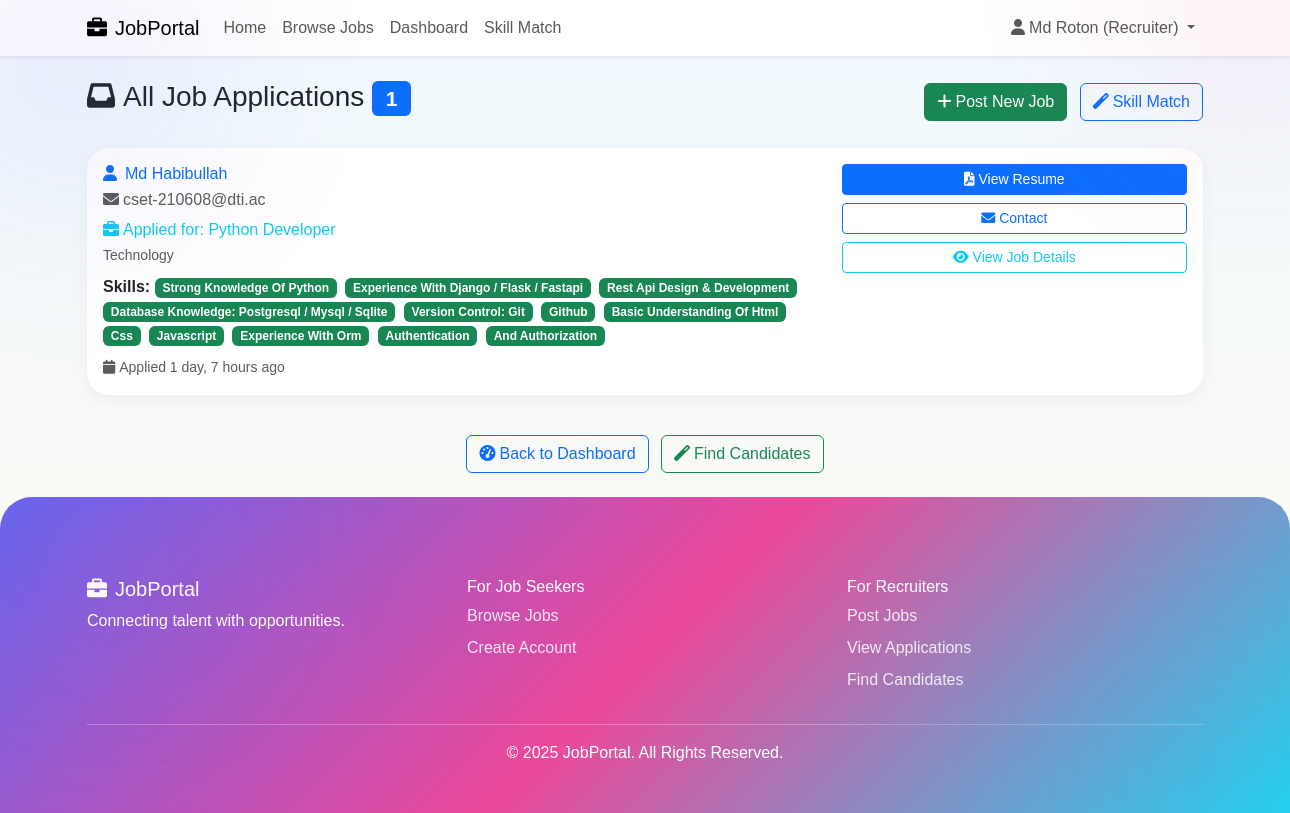
Screenshot of /job-applications/ (signed in) with the database file from the repository.
### job_manage_app/models.py (models this page shows, shortened)
class UserProfile(models.Model):
    USER_TYPES = [
        ('recruiter', 'Recruiter'),
        ('jobseeker', 'Job Seeker'),
    ]
    user = models.OneToOneField(User, on_delete=models.CASCADE)
    display_name = models.CharField(max_length=100)
    user_type = models.CharField(max_length=20, choices=USER_TYPES)
    company_name = models.CharField(max_length=200, blank=True, null=True)
    company_description = models.TextField(blank=True, null=True)
    company_website = models.URLField(blank=True, null=True)
    skills = models.TextField(blank=True, null=True, help_text="Enter skills separated by commas")
    resume = models.FileField(
        upload_to='resumes/',
        blank=True,
        null=True,
        validators=[FileExtensionValidator(allowed_extensions=['pdf', 'doc', 'docx'])]
    )
    created_at = models.DateTimeField(auto_now_add=True)
    updated_at = models.DateTimeField(auto_now=True)
    def get_skills_list(self):
        if self.skills:
            return [skill.strip().lower() for skill in self.skills.split(',')]
        return []

class JobApplication(models.Model):
    job = models.ForeignKey(Job, on_delete=models.CASCADE)
    applicant = models.ForeignKey(UserProfile, on_delete=models.CASCADE, limit_choices_to={'user_type': 'jobseeker'})
    applied_at = models.DateTimeField(auto_now_add=True)
    class Meta:
        unique_together = ['job', 'applicant']

class Job(models.Model):
    CATEGORY_CHOICES = [
        ('technology', 'Technology'),
        ('finance', 'Finance'),
        ('healthcare', 'Healthcare'),
        ('education', 'Education'),
        ('marketing', 'Marketing'),
        ('sales', 'Sales'),
        ('other', 'Other'),
    ]
    recruiter = models.ForeignKey(UserProfile, on_delete=models.CASCADE, limit_choices_to={'user_type': 'recruiter'})
    title = models.CharField(max_length=200)
    number_of_openings = models.PositiveIntegerField()
    category = models.CharField(max_length=50, choices=CATEGORY_CHOICES)
    description = models.TextField()
    required_skills = models.TextField(help_text="Enter required skills separated by commas")
    created_at = models.DateTimeField(auto_now_add=True)
    updated_at = models.DateTimeField(auto_now=True)
    def get_required_skills_list(self):
        if self.required_skills:
            return [skill.strip().lower() for skill in self.required_skills.split(',')]
        return []

### job_manage_app/views.py (the view)
# urls.py: path('job-applications/', views.job_applications, name='all_applications'),
@login_required
def job_applications(request, job_id=None):
    try:
        profile = request.user.userprofile
        if profile.user_type != 'recruiter':
            messages.error(request, 'Only recruiters can view job applications.')
            return redirect('dashboard')
    except UserProfile.DoesNotExist:
        messages.error(request, 'Please complete your profile first.')
        return redirect('profile')
    if job_id:
        job = get_object_or_404(Job, id=job_id, recruiter=profile)
        applications = JobApplication.objects.filter(job=job).order_by('-applied_at')
        context = {
            'job': job,
            'applications': applications,
            'profile': profile
        }
        return render(request, 'jobportal/job_applications.html', context)
    else:
        recruiter_jobs = Job.objects.filter(recruiter=profile)
        applications = JobApplication.objects.filter(job__in=recruiter_jobs).order_by('-applied_at')
        context = {
            'applications': applications,
            'profile': profile,
            'recruiter_jobs': recruiter_jobs
        }
        return render(request, 'jobportal/all_applications.html', context)

### job_manage_app/templates/jobportal/all_applications.html (shortened to what this page needs)
{% extends 'base.html' %}
{% block content %}
<div class="row">
    <div class="col-12">
        <div class="d-flex justify-content-between align-items-center mb-4">
            <h3>
                <i class="fas fa-inbox me-2"></i>All Job Applications
                <span class="badge bg-primary">{{ applications.count }}</span>
            </h3>
            <div>
                <a href="{% url 'post_job' %}" class="btn btn-success me-2">
                    <i class="fas fa-plus me-1"></i>Post New Job
                </a>
                <a href="{% url 'skill_match' %}" class="btn btn-outline-primary">
                    <i class="fas fa-magic me-1"></i>Skill Match
                </a>
            </div>
        </div>
    </div>
</div>
<div class="row">
    <div class="col-12">
        {% if applications %}
            {% for application in applications %}
                <div class="card mb-3">
                    <div class="card-body">
                        <div class="row">
                            <div class="col-md-8">
                                <div class="d-flex justify-content-between align-items-start mb-2">
                                    <div>
                                        <h6 class="text-primary mb-1">
                                            <i class="fas fa-user me-2"></i>{{ application.applicant.display_name }}
                                        </h6>
                                        <p class="text-muted mb-0">
                                            <i class="fas fa-envelope me-1"></i>{{ application.applicant.user.email }}
                                        </p>
                                    </div>
                                </div>
                                <div class="mb-2">
                                    <h6 class="text-info mb-1">
                                        <i class="fas fa-briefcase me-1"></i>Applied for: {{ application.job.title }}
                                    </h6>
                                    <small class="text-muted">{{ application.job.get_category_display }}</small>
                                </div>
                                {% if application.applicant.skills %}
                                    <div class="mb-2">
                                        <strong>Skills:</strong>
                                        {% for skill in application.applicant.get_skills_list %}
                                            {% if skill in application.job.get_required_skills_list %}
                                                <span class="badge bg-success me-1">{{ skill|title }}</span>
                                            {% else %}
                                                <span class="badge bg-secondary me-1">{{ skill|title }}</span>
                                            {% endif %}
                                        {% endfor %}
                                    </div>
                                {% endif %}
                                <small class="text-muted">
                                    <i class="fas fa-calendar me-1"></i>Applied {{ application.applied_at|timesince }} ago
                                </small>
                            </div>
                            <div class="col-md-4 text-md-end">
                                <div class="d-grid gap-2">
                                    {% if application.applicant.resume %}
                                        <a href="{{ application.applicant.resume.url }}" target="_blank" class="btn btn-primary btn-sm">
                                            <i class="fas fa-file-pdf me-1"></i>View Resume
                                        </a>
                                    {% else %}
                                        <button class="btn btn-outline-secondary btn-sm" disabled>
                                            <i class="fas fa-file-pdf me-1"></i>No Resume
                                        </button>
                                    {% endif %}
                                    <a href="mailto:{{ application.applicant.user.email }}?subject=Re: {{ application.job.title }} Application" class="btn btn-outline-primary btn-sm">
                                        <i class="fas fa-envelope me-1"></i>Contact
                                    </a>
                                    <a href="{% url 'job_applications' application.job.id %}" class="btn btn-outline-info btn-sm">
                                        <i class="fas fa-eye me-1"></i>View Job Details
                                    </a>
                                </div>
                            </div>
                        </div>
                    </div>
                </div>
            {% endfor %}
        {% endif %}
    </div>
</div>
<div class="text-center mt-4">
    <a href="{% url 'dashboard' %}" class="btn btn-outline-primary me-2">
        <i class="fas fa-tachometer-alt me-1"></i>Back to Dashboard
    </a>
    <a href="{% url 'skill_match' %}" class="btn btn-outline-success">
        <i class="fas fa-magic me-1"></i>Find Candidates
    </a>
</div>
{% endblock %}

### job_manage_app/templates/base.html (shortened to what this page needs)
<!DOCTYPE html>
<html lang="en">
<head>
    <link href="https://cdn.jsdelivr.net/npm/bootstrap@5.3.0/dist/css/bootstrap.min.css" rel="stylesheet">
    <link href="https://cdnjs.cloudflare.com/ajax/libs/font-awesome/6.0.0/css/all.min.css" rel="stylesheet">
    <link href="https://cdn.jsdelivr.net/npm/aos@2.3.4/dist/aos.css" rel="stylesheet">
</head>
<body>
    <nav class="navbar navbar-expand-lg navbar-light bg-white shadow-sm">
        <div class="container">
            <a class="navbar-brand" href="{% url 'home' %}">
                <i class="fas fa-briefcase me-2"></i>JobPortal
            </a>
            <div class="collapse navbar-collapse" id="navbarNav">
                <ul class="navbar-nav me-auto">
                    <li class="nav-item"><a class="nav-link" href="{% url 'home' %}">Home</a></li>
                    <li class="nav-item"><a class="nav-link" href="{% url 'job_list' %}">Browse Jobs</a></li>
                    {% if user.is_authenticated %}
                        <li class="nav-item"><a class="nav-link" href="{% url 'dashboard' %}">Dashboard</a></li>
                        <li class="nav-item"><a class="nav-link" href="{% url 'skill_match' %}">Skill Match</a></li>
                    {% endif %}
                </ul>
                <ul class="navbar-nav">
                    {% if user.is_authenticated %}
                    <li class="nav-item dropdown">
                        <a class="nav-link dropdown-toggle" href="#" data-bs-toggle="dropdown">
                            <i class="fas fa-user me-1"></i>{{ user.userprofile.display_name|default:user.username }}
                        </a>
                    </li>
                    {% else %}
                        <li class="nav-item"><a class="nav-link" href="{% url 'login' %}">Login</a></li>
                        <li class="nav-item"><a class="btn btn-primary ms-2" href="{% url 'register' %}">Register</a></li>
                    {% endif %}
                </ul>
            </div>
        </div>
        <div class="floating-circle" style="width:300px;height:300px;background:rgba(99,102,241,0.3);top:-80px;left:-80px;"></div>
        <div class="floating-circle" style="width:250px;height:250px;background:rgba(236,72,153,0.3);bottom:-80px;right:-80px;"></div>
    </nav>
    <main class="container my-4">
        {% block content %}{% endblock %}
    </main>
    <footer>
        <div class="footer-circle" style="width:300px;height:300px;background:rgba(236,72,153,0.25);top:-90px;left:-40px;"></div>
        <div class="footer-circle" style="width:250px;height:250px;background:rgba(99,102,241,0.25);bottom:-90px;right:-40px;"></div>
        <div class="container">
            <div class="row mb-4">
                <div class="col-md-4">
                    <h5><i class="fas fa-briefcase me-2"></i>JobPortal</h5>
                    <p>Connecting talent with opportunities.</p>
                </div>
                <div class="col-md-4">
                    <h6>For Job Seekers</h6>
                    <a href="{% url 'job_list' %}" class="footer-link">Browse Jobs</a>
                    {% if user.is_authenticated and user.userprofile.user_type == 'jobseeker' %}
                        <a href="{% url 'my_applications' %}" class="footer-link">My Applications</a>
                        <a href="{% url 'skill_match' %}" class="footer-link">Skill Matching</a>
                    {% else %}
                        <a href="{% url 'register' %}" class="footer-link">Create Account</a>
                    {% endif %}
                </div>
                <div class="col-md-4">
                    <h6>For Recruiters</h6>
                    {% if user.is_authenticated and user.userprofile.user_type == 'recruiter' %}
                        <a href="{% url 'post_job' %}" class="footer-link">Post Jobs</a>
                        <a href="{% url 'all_applications' %}" class="footer-link">View Applications</a>
                        <a href="{% url 'skill_match' %}" class="footer-link">Find Candidates</a>
                    {% else %}
                        <a href="{% url 'register' %}" class="footer-link">Join as Recruiter</a>
                    {% endif %}
                </div>
            </div>
            <hr>
            <p class="text-center">&copy; 2025 JobPortal. All Rights Reserved.</p>
        </div>
    </footer>
</body>
</html>

### job_manage_app/templates/base.html (style rules this page uses)
body { font-family: 'Poppins', sans-serif; background: linear-gradient(180deg, #f0f9ff 0%, #fffaf0 100%); overflow-x: hidden; }
.navbar, .navbar * { position: relative; z-index: 10 !important; }
.floating-circle { position: absolute; border-radius: 50%; filter: blur(100px); opacity: 0.3; animation: floatMove 15s infinite alternate ease-in-out; z-index: 0 !important; pointer-events: none; }
.card { border: none; border-radius: 1.4rem; box-shadow: 0 4px 15px rgba(0,0,0,0.05); transition: .3s; }
footer { background: linear-gradient(135deg, #6366f1, #ec4899, #22d3ee); color: #fff; padding: 5rem 0 2rem; border-top-left-radius: 2rem; border-top-right-radius: 2rem; position: relative; overflow: hidden; }
.footer-link { color: rgba(255,255,255,0.85); text-decoration: none; display: block; margin-bottom: .5rem; }
.footer-circle { position: absolute; border-radius: 50%; filter: blur(100px); opacity: .25; z-index: 0; pointer-events: none; }

### rows the page displays
JobApplication: applicant.display_name "Md Habibullah", applicant.user.email "cset-210608@dti.ac", job "Python Developer", job.category "Technology", get_skills_list "Strong Knowledge Of Python" "Experience With Django / Flask / Fastapi" "Rest Api Design & Development" "Database Knowledge: Postgresql / Mysql / Sqlite" "Version Control: Git" "Github" "Basic Understanding Of Html" "Css" "Javascript" "Experience With Orm" "Authentication" "And Authorization", applied_at "1 day, 7 hours"

### other values shown
{{ user.userprofile.display_name|default:user.username }} "Md Roton (Recruiter)"
{{ applications.count }} "1"
